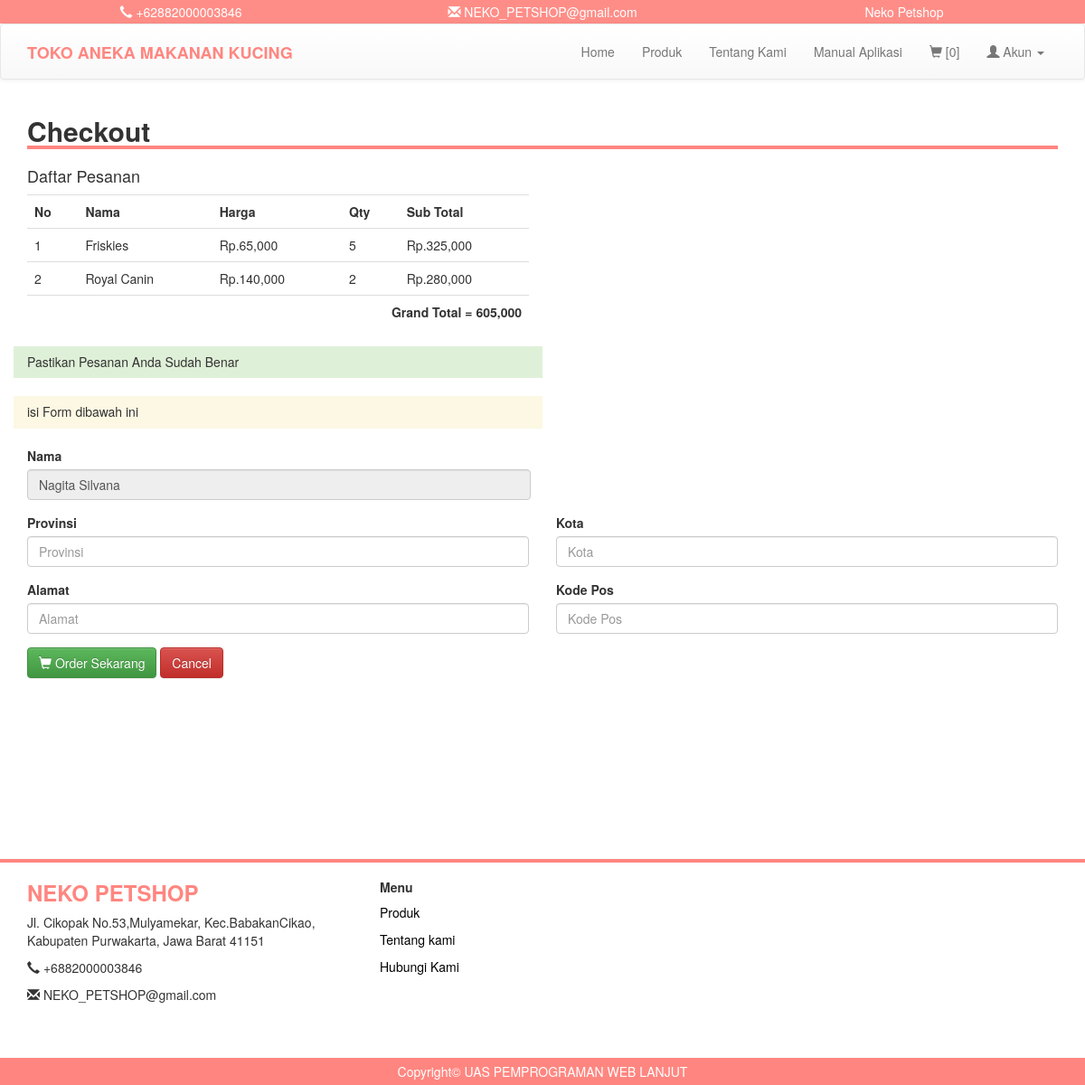
The page /checkout.php?kode_cs=C0003 on the database its author committed.
### tables this page shows
CREATE TABLE `keranjang` (
  `id_keranjang` int(11) NOT NULL,
  `kode_customer` varchar(100) NOT NULL,
  `kode_produk` varchar(100) NOT NULL,
  `nama_produk` varchar(100) NOT NULL,
  `qty` int(11) NOT NULL,
  `harga` int(11) NOT NULL
);

CREATE TABLE `customer` (
  `kode_customer` varchar(100) NOT NULL,
  `nama` varchar(100) NOT NULL,
  `email` varchar(100) NOT NULL,
  `username` varchar(100) NOT NULL,
  `password` varchar(100) NOT NULL,
  `telp` varchar(200) NOT NULL
);

### checkout.php (the view, shortened to what this page needs)
<?php
include 'header.php';
$kd = mysqli_real_escape_string($conn,$_GET['kode_cs']);
$cs = mysqli_query($conn, "SELECT * FROM customer WHERE kode_customer = '$kd'");
$rows = mysqli_fetch_assoc($cs);
?>
<div class="container" style="padding-bottom: 200px">
	<h2 style=" width: 100%; border-bottom: 4px solid #ff8680"><b>Checkout</b></h2>
	<div class="row">
		<div class="col-md-6">
			<h4>Daftar Pesanan</h4>
			<table class="table table-stripped">
				<tr>
					<th>No</th>
					<th>Nama</th>
					<th>Harga</th>
					<th>Qty</th>
					<th>Sub Total</th>
				</tr>
				<?php
				$result = mysqli_query($conn, "SELECT * FROM keranjang WHERE kode_customer = '$kd'");
				$no = 1;
				$hasil = 0;
				while($row = mysqli_fetch_assoc($result)){
					?>
					<tr>
						<td><?= $no; ?></td>
						<td><?= $row['nama_produk']; ?></td>
						<td>Rp.<?= number_format($row['harga']); ?></td>
						<td><?= $row['qty']; ?></td>
						<td>Rp.<?= number_format($row['harga'] * $row['qty']);  ?></td>
					</tr>
					<?php
					$total = $row['harga'] * $row['qty'];
					$hasil += $total;
					$no++;
				}
				?>
				<tr>
					<td colspan="5" style="text-align: right; font-weight: bold;">Grand Total = <?= number_format($hasil); ?></td>
				</tr>
			</table>
		</div>
	</div>
	<div class="row">
	<div class="col-md-6 bg-success">
		<h5>Pastikan Pesanan Anda Sudah Benar</h5>
	</div>
	</div>
	<br>
	<div class="row">
	<div class="col-md-6 bg-warning">
		<h5>isi Form dibawah ini </h5>
	</div>
	</div>
	<br>
	<form action="proses/order.php" method="POST">
		<div class="form-group">
			<label for="exampleInputEmail1">Nama</label>
			<input type="text" class="form-control" id="exampleInputEmail1" placeholder="Nama" name="nama" style="width: 557px;" value="<?= $rows['nama']; ?>" readonly>
		</div>
		<div class="row">
			<div class="col-md-6">
				<div class="form-group">
					<label for="exampleInputPassword1">Provinsi</label>
					<input type="text" class="form-control" id="exampleInputPassword1" placeholder="Provinsi" name="prov">
				</div>
			</div>
			<div class="col-md-6">
				<div class="form-group">
					<label for="exampleInputPassword1">Kota</label>
					<input type="text" class="form-control" id="exampleInputPassword1" placeholder="Kota" name="kota">
				</div>
			</div>
		</div>
		<div class="row">
			<div class="col-md-6">
				<div class="form-group">
					<label for="exampleInputPassword1">Alamat</label>
					<input type="text" class="form-control" id="exampleInputPassword1" placeholder="Alamat" name="almt">
				</div>
			</div>
			<div class="col-md-6">
				<div class="form-group">
					<label for="exampleInputPassword1">Kode Pos</label>
					<input type="text" class="form-control" id="exampleInputPassword1" placeholder="Kode Pos" name="kopos">
				</div>
			</div>
		</div>
		<button type="submit" class="btn btn-success"><i class="glyphicon glyphicon-shopping-cart"></i> Order Sekarang</button>
		<a href="keranjang.php" class="btn btn-danger">Cancel</a>
	</form>
</div>
<?php
include 'footer.php';
?>

### css/style.css (style rules this page uses)
body { margin:0; padding: 0; }

### rows shown on the page
keranjang: nama_produk "Friskies", harga "65,000", qty "5", $row['harga'] * $row['qty'] "325,000"
keranjang: nama_produk "Royal Canin", harga "140,000", qty "2", $row['harga'] * $row['qty'] "280,000"
customer: nama "Nagita Silvana"

### other values the page prints
$hasil "605,000"
